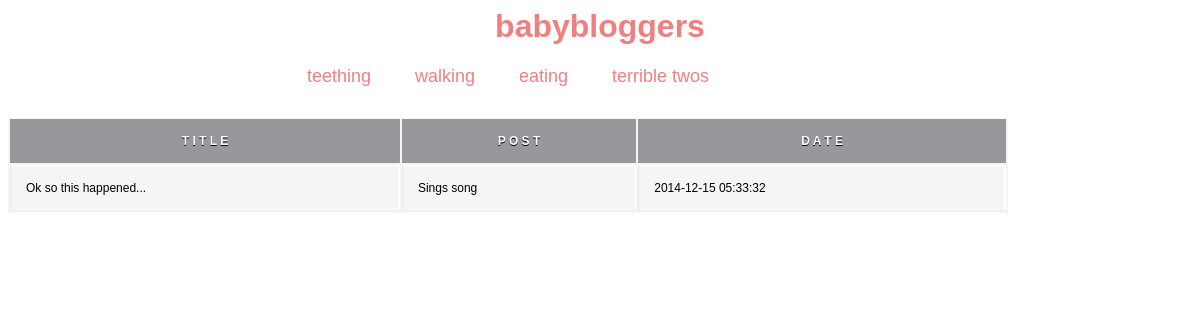
The app's page /index.php?page=thread&id=4 with its own data.
### tables this page shows
CREATE TABLE IF NOT EXISTS `post` (
`id` int(11) NOT NULL,
  `postName` varchar(250) NOT NULL,
  `postComment` text NOT NULL,
  `date` timestamp NOT NULL DEFAULT CURRENT_TIMESTAMP,
  `user_id` int(11) NOT NULL,
  `thread_id` int(11) NOT NULL
);

### page/thread-script.php (called while the page is built)
<?php
$threadId = stripslashes($_GET['id']);
if ($threadId != null){
$postDao = new PostDao();
$posts = $postDao->findPostsByThreadId($threadId);
}
?>

### config/Config.php (called while the page is built, shortened)
<?php
class Config {
    private static $data = null;
    public static function getConfig($section = null) {
        $data = self::getData();
        return $data[$section];
    }
    private static function getData() {
            self::$data = parse_ini_file('../config/config.ini', true);
            return self::$data;
    }
}

### dao/Dao.php (called while the page is built, shortened)
<?php
class Dao {
    private $db = null;
    public function getDb() {
        $config = Config::getConfig("db");
        try {
            $this->db = new PDO($config['dsn'], $config['username'], $config['password']);
        } catch (Exception $ex) {
            throw new Exception('DB connection error: ' . $ex->getMessage());
        }
        return $this->db;
    }
    public function __destruct() {
        $this->db = null;
    }
}

### dao/PostDao.php (called while the page is built, shortened)
<?php
class PostDao extends Dao{
    public function findPostsByThreadId($id) {
        $query = $this->getDb()->prepare('SELECT id, postName, postComment, date FROM post WHERE thread_id = :id');
        $array = array(
	'id' => $id
    );
        $query->execute($array);
        $rows = $query->fetchAll();
        $count = 0;
        $result = array();
        foreach ($rows as $row) {
            $post = new Post();
            $result[$count] = $post;
            $count++;
        }
        return $result;
    }
}

### model/Post.php (called while the page is built, shortened)
<?php
class Post {
    private $postName;
    private $date;
    private $postComment;
    public function getPostComment() {
        return $this->postComment;
    }
    public function getPostName() {
        return $this->postName;
    }
    public function getDate() {
        return $this->date;
    }
    public function setPostName($postName) {
        $this->postName = $postName;
    }
    public function setDate($date) {
        $this->date = $date;
    }
    public function setPostComment($postComment) {
        $this->postComment = $postComment;
    }
}

### page/thread-view.php (the view)
<div id='threadsnav'>
    <ul id='threads'>
        <li><a href="index.php?page=thread&id=1">teething</a></li>
        <li><a href="index.php?page=thread&id=2">walking</a></li>
        <li><a href="index.php?page=thread&id=3">eating</a></li>
        <li><a href="index.php?page=thread&id=4">terrible twos</a></li>
    </ul>
<table id="table">
        <tr>
            <th>T I T L E</th>
            <th>P O S T</th>
            <th>D A T E</th>
        </tr>
             <?php foreach ($posts as $post) {
                echo '<tr><td>'.$post->getPostName().'</td>'.'<td>'.$post->getPostComment().'</td>'.'<td>'.$post->getDate().'</td></tr>';
            }
            ?>
    </table>
</div>

### web/stylesheet.css (style rules this page uses)
a { text-decoration: none; }
#threadsnav ul { list-style-type: none; margin: 0; padding: 0; text-align: center; }
#threadsnav ul li { display: inline; font-family: arial; color: lightcoral; font-size: 18px; padding: 20px; }
#threadsnav ul li a { text-decoration: none; color: lightcoral; }
#threadsnav { width: 1000px; text-align: center; }
table { background: #f5f5f5; border-collapse: separate; box-shadow: inset 0 1px 0 #fff; font-size: 12px; line-height: 24px; margin: 30px auto; text-align: left; width: 1000px; }
th { background: #98989c; border-left: 0; border-right: 0; border-top: 0; border-bottom: 0; box-shadow: inset 0 1px 0 #999; color: #fff; font-weight: bold; padding: 10px 15px; position: relative; text-shadow: 0 1px 0 #000; text-align: center; font-family: arial; }
td { border-right: 1px solid #fff; border-left: 1px solid #e8e8e8; border-top: 1px solid #fff; border-bottom: 1px solid #e8e8e8; padding: 10px 15px; position: relative; transition: all 300ms; font-family: arial; }
tr:last-of-type td { box-shadow: inset 0 -1px 0 #fff; }
tr:last-of-type td:first-child { box-shadow: inset -1px -1px 0 #fff; }
tr:last-of-type td:last-child { box-shadow: inset -1px -1px 0 #fff; }

### records on screen
post: postName "Ok so this happened...", postComment "Sings song", date "2014-12-15 05:33:32"
